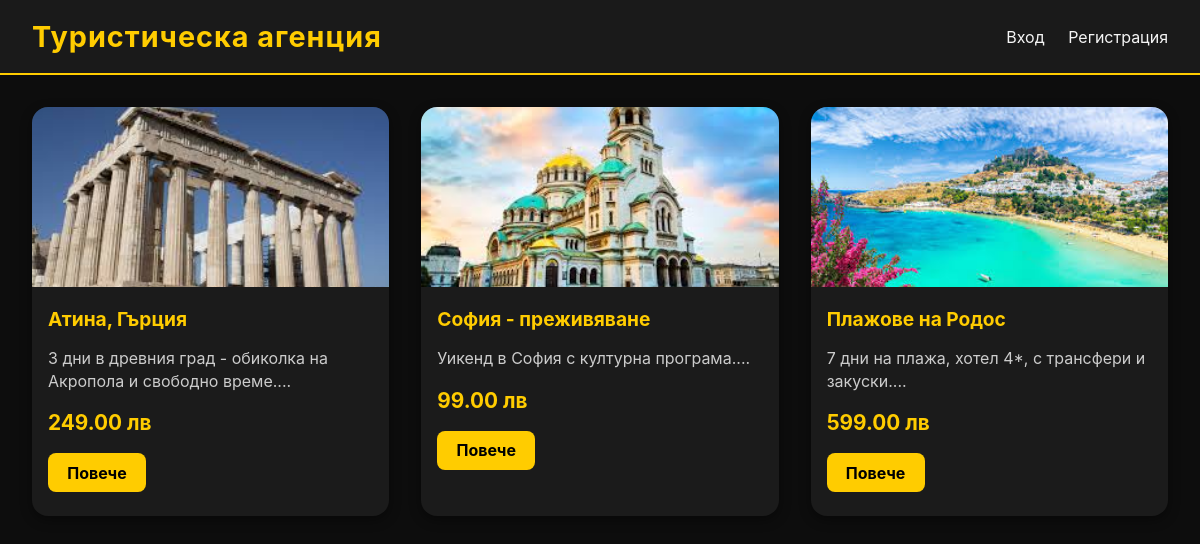
The page / on the database its author committed.
### tables this page shows
CREATE TABLE IF NOT EXISTS destinations (
  id INT AUTO_INCREMENT PRIMARY KEY,
  title VARCHAR(150) NOT NULL,
  description TEXT NOT NULL,
  price DECIMAL(10,2) NOT NULL,
  image VARCHAR(255) DEFAULT NULL,
  created_at TIMESTAMP DEFAULT CURRENT_TIMESTAMP
);

### config.php (called while the page is built, shortened)
<?php
function is_logged_in() {
    return isset($_SESSION['user_id']);
}
?>

### index.php (the view, shortened to what this page needs)
<?php
require 'config.php';
$stmt = $pdo->query('SELECT * FROM destinations ORDER BY created_at DESC');
$destinations = $stmt->fetchAll();
?>
<!doctype html>
<html lang="bg">
<head>
<link rel="stylesheet" href="styles.css">
</head>
<body>
<header>
  <h1>Туристическа агенция</h1>
  <nav>
    <?php if (is_logged_in()): ?>
      <a href="profile.php">Профил (<?=htmlspecialchars($_SESSION['full_name'])?>)</a>
      <a href="my_reservations.php">Моите резервации</a>
      <?php if (is_admin()): ?>
        <a href="admin/admin_dashboard.php">Админ</a>
      <?php endif; ?>
      <a href="logout.php">Изход</a>
    <?php else: ?>
      <a href="login_user.php">Вход</a>
      <a href="register.php">Регистрация</a>
    <?php endif; ?>
  </nav>
</header>
<main class="grid">
  <?php foreach ($destinations as $d): ?>
    <div class="card">
      <img src="<?=htmlspecialchars($d['image'] ?: 'assets/images/default.jpg')?>" alt="">
      <h3><?=htmlspecialchars($d['title'])?></h3>
      <p><?=htmlspecialchars(mb_substr($d['description'],0,120))?>...</p>
      <p class="price"><?=number_format($d['price'],2)?> лв</p>
      <a class="btn" href="destination.php?id=<?=$d['id']?>">Повече</a>
    </div>
  <?php endforeach; ?>
</main>
</body>
</html>

### styles.css (style rules this page uses)
* { margin: 0; padding: 0; box-sizing: border-box; font-family: "Inter", "Segoe UI", sans-serif; }
body { background-color: #0d0d0d; color: #f5f5f5; min-height: 100vh; }
header { background: #1a1a1a; padding: 1.2rem 2rem; display: flex; justify-content: space-between; align-items: center; border-bottom: 2px solid #ffcc00; }
header h1 { color: #ffcc00; font-size: 1.8rem; letter-spacing: 1px; }
nav a { color: #f5f5f5; text-decoration: none; margin-left: 1.2rem; transition: color 0.3s; }
main.grid { display: grid; grid-template-columns: repeat(auto-fit, minmax(260px, 1fr)); gap: 2rem; padding: 2rem; }
.card { background: #1b1b1b; border-radius: 16px; overflow: hidden; box-shadow: 0 4px 12px rgba(0,0,0,0.4); transition: transform 0.25s ease, box-shadow 0.25s ease; }
.card img { width: 100%; height: 180px; object-fit: cover; }
.card h3 { color: #ffcc00; font-size: 1.2rem; margin: 1rem; }
.card p { margin: 0 1rem 1rem; color: #ccc; line-height: 1.4; }
.card .price { color: #ffcc00; font-weight: bold; margin: 0 1rem 1rem; }
.btn { display: inline-block; background-color: #ffcc00; color: #000; font-weight: bold; padding: 0.6rem 1.2rem; margin: 0 1rem 1.5rem; border-radius: 8px; text-decoration: none; transition: background-color 0.3s, transform 0.2s; }
body { background-color: #0d0d0d; color: #f5f5f5; font-family: "Inter", "Segoe UI", sans-serif; }
.price { color: #ffcc00; font-weight: bold; font-size: 1.3rem; margin-top: 0.8rem; }

### rows shown on the page
destinations: image (picture), title "Атина, Гърция", description "3 дни в древния град - обиколка на Акропола и свободно време.", price "249.00"
destinations: image (picture), title "София - преживяване", description "Уикенд в София с културна програма.", price "99.00"
destinations: image (picture), title "Плажове на Родос", description "7 дни на плажа, хотел 4*, с трансфери и закуски.", price "599.00"
